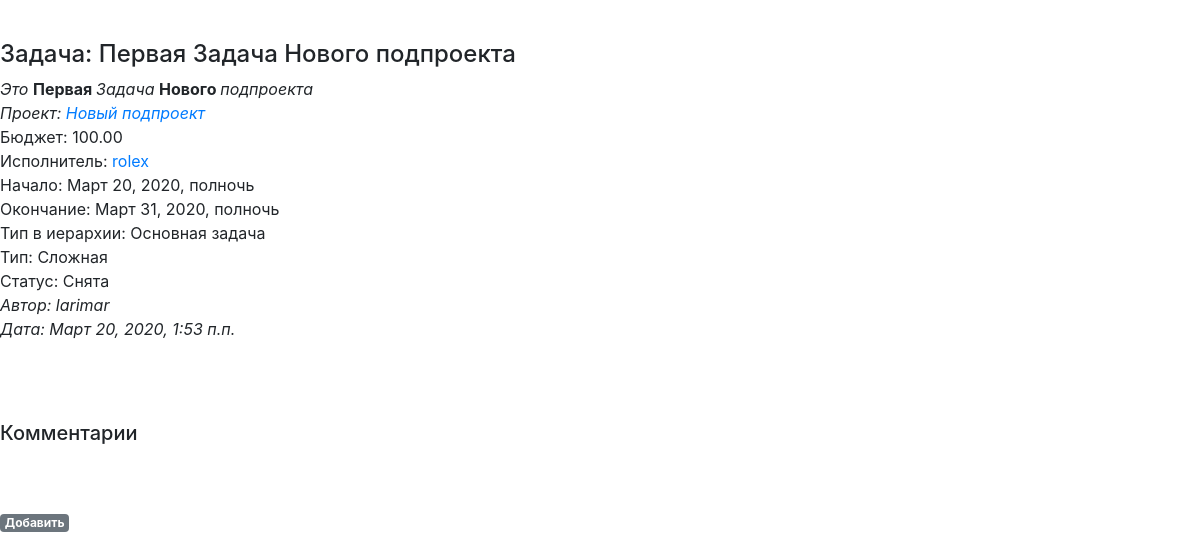
Before: /projects/prj/tasks_list/6 with the older database file.
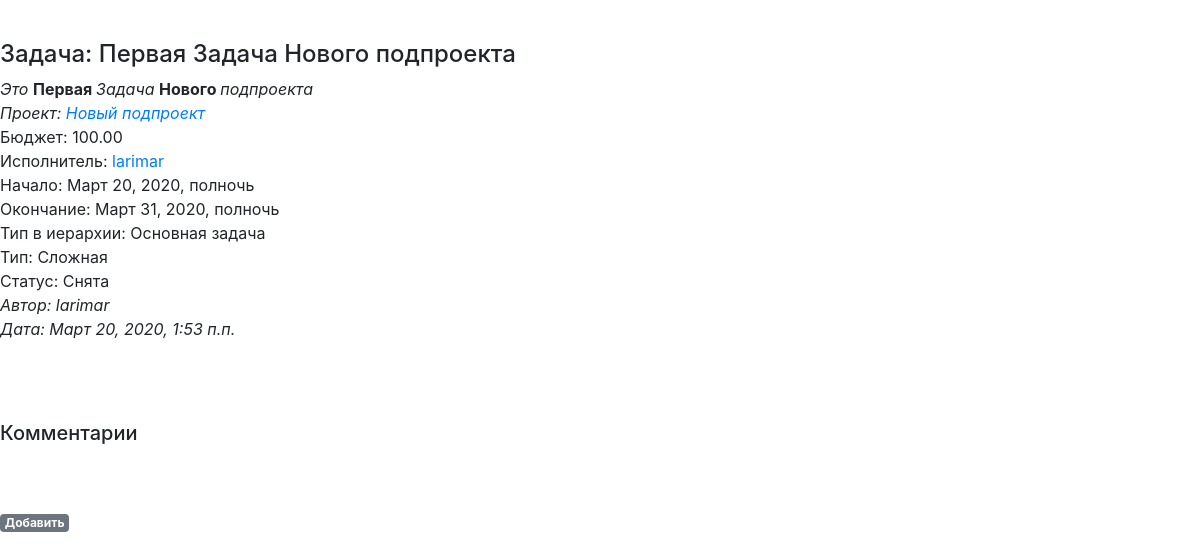
After: the same page with the newer database file.
### projects/models.py (models this page shows, shortened)
class Task(MPTTModel):
    name = models.CharField("Наименование", max_length=128)
    description = RichTextUploadingField("Описание")
    datebegin = models.DateTimeField("Начало")
    dateend = models.DateTimeField("Окончание")
    project = models.ForeignKey('Project', on_delete=models.CASCADE, related_name='resultproject', verbose_name="Проект")
    parent = TreeForeignKey('self', null=True, blank=True, limit_choices_to={'is_active':True}, on_delete=models.CASCADE, related_name='task_children', verbose_name="Задача верхнего уровня")
    assigner = models.ForeignKey('auth.User', on_delete=models.CASCADE, related_name='task_assigner', verbose_name="Исполнитель")
    cost = models.DecimalField("Стоимость", max_digits=12, decimal_places=2)
    structure_type = models.ForeignKey('Dict_TaskStructureType', limit_choices_to={'is_active':True}, on_delete=models.CASCADE, related_name='task_structure_type', verbose_name="Тип задачи в иерархии")
    type = models.ForeignKey('Dict_TaskType', limit_choices_to={'is_active':True}, on_delete=models.CASCADE, related_name='project_type', verbose_name="Тип")
    status = models.ForeignKey('Dict_TaskStatus', limit_choices_to={'is_active':True}, on_delete=models.CASCADE, related_name='project_status', verbose_name="Статус")
    datecreate = models.DateTimeField("Создана", auto_now_add=True)
    dateclose = models.DateTimeField("Дата закрытия", auto_now_add=False, blank=True, null=True)
    author = models.ForeignKey('auth.User', on_delete=models.CASCADE, related_name='resultuser', verbose_name="Автор")
    is_active = models.BooleanField("Активность", default=True)
    class MPTTMeta:
        order_insertion_by = ['name']
    class Meta:
        verbose_name = 'Задача'
        verbose_name_plural = 'Задачи'

class Project(MPTTModel):
    name = models.CharField("Наименование", max_length=64)
    description = RichTextUploadingField("Описание")
    datebegin = models.DateField("Начало")
    dateend = models.DateField("Окончание")
    company = models.ForeignKey('companies.Company', on_delete=models.CASCADE, related_name='resultcompany', verbose_name="Компания")
    parent = TreeForeignKey('self', null=True, blank=True, limit_choices_to={'is_active':True}, on_delete=models.CASCADE, related_name='project_children', verbose_name="Проект верхнего уровня")
    assigner = models.ForeignKey('auth.User', on_delete=models.CASCADE, related_name='project_assigner', verbose_name="Исполнитель")
    cost = models.DecimalField("Стоимость", max_digits=12, decimal_places=2)
    structure_type = models.ForeignKey('Dict_ProjectStructureType', limit_choices_to={'is_active':True}, on_delete=models.CASCADE, related_name='project_structure_type', verbose_name="Тип проекта в иерархии")
    type = models.ForeignKey('Dict_ProjectType', limit_choices_to={'is_active':True}, on_delete=models.CASCADE, related_name='project_type', verbose_name="Тип")
    status = models.ForeignKey('Dict_ProjectStatus', limit_choices_to={'is_active':True}, on_delete=models.CASCADE, related_name='project_status', verbose_name="Статус")
    datecreate = models.DateTimeField("Создан", auto_now_add=True)
    dateclose = models.DateTimeField("Дата закрытия", auto_now_add=False, blank=True, null=True)
    author = models.ForeignKey('auth.User', on_delete=models.CASCADE, related_name='project_author', verbose_name="Автор")
    members = models.ManyToManyField('auth.User', related_name='project_members', verbose_name="Участники")
    is_active = models.BooleanField("Активность", default=True)
    class MPTTMeta:
        order_insertion_by = ['name']
    class Meta:
        verbose_name = 'Проект'
        verbose_name_plural = 'Проекты'

class Dict_TaskStructureType(models.Model):
    name = models.CharField("Наименование", max_length=64)
    sort = models.PositiveSmallIntegerField(default=1, blank=True, null=True)
    name_lang = models.CharField("Перевод", max_length=64, blank=True, null=True)
    is_active = models.BooleanField("Активность", default=True)
    class Meta:
        ordering = ('sort',)
        verbose_name = 'Тип задачи в иерархии'
        verbose_name_plural = 'Типы задач в иерархии'
    def __str__(self):
        return (self.name)

class Dict_TaskType(models.Model):
    name = models.CharField("Наименование", max_length=64)
    sort = models.PositiveSmallIntegerField(default=1, blank=True, null=True)
    name_lang = models.CharField("Перевод", max_length=64, blank=True, null=True)
    is_active = models.BooleanField("Активность", default=True)
    class Meta:
        ordering = ('sort',)
        verbose_name = 'Тип задачи'
        verbose_name_plural = 'Типы задач'
    def __str__(self):
        return (self.name)

class Dict_TaskStatus(models.Model):
    name = models.CharField("Наименование", max_length=64)
    sort = models.PositiveSmallIntegerField(default=1, blank=True, null=True)
    name_lang = models.CharField("Перевод", max_length=64, blank=True, null=True)
    is_close = models.BooleanField("Закрывает задачу", default=False)
    is_active = models.BooleanField("Активность", default=True)
    class Meta:
        ordering = ('sort',)
        verbose_name = 'Статус задачи'
        verbose_name_plural = 'Статусы задач'
    def __str__(self):
        return (self.name)

### projects/views.py (the view)
# urls.py: path('tasks_list/<int:pk>', views.TaskDetail.as_view(), name = 'task_detail'),
class TaskDetail(DetailView):
   model = Task
   template_name = 'task_detail.html'
   def get_context_data(self, **kwargs):
       context = super(TaskDetail, self).get_context_data(**kwargs)
       button_task_create = ''
       button_task_update = ''
       button_taskcomment_create = ''
       button_task_create = 'Добавить'
       button_task_update = 'Изменить'
       button_taskcomment_create = 'Добавить'
       context['button_task_create'] = button_task_create
       context['button_task_update'] = button_task_update
       context['button_taskcomment_create'] = button_taskcomment_create
       return context

### projects/models.py (called while the page is built)
    def __str__(self):
        return (self.name)

    def __str__(self):
        return (self.name)

    def __str__(self):
        return (self.name)

### templates/task_detail.html (shortened to what this page needs)
{% extends 'base.html' %}
{% block task %}
   <div class="task-entry">
      <p><h4>Задача: {{ task.name }}
        </h4></p>
      <p>{% autoescape off %}{{ task.description }}{% endautoescape %}</p>
      <i><p>Проект: <a href="{% url 'my_project:tasks' task.project.pk 0 %}">{{ task.project.name }}</a></p></i>
      <p>Бюджет: {{ task.cost }}</p>
      <p>Исполнитель: <span class="hint hint--bottom hint--info" data-hint="Профиль исполнителя"><a href="{% url 'my_account:userprofile_detail' task.assigner.pk %}">{{ task.assigner }}</a></span></p>
      <p>Начало: {{ task.datebegin }}</p>
      <p>Окончание: {{ task.dateend }}</p>
      <p>Тип в иерархии: {{ task.structure_type }}</p>
      <p>Тип: {{ task.type }}</p>
      <p>Статус: {{ task.status }}</p>
      <em>Автор: {{ task.author }}</em><br />
      <em>Дата: {{ task.datecreate }}</em>
      <p>&nbsp;</p>
   </div>
{% endblock task %}
{% block list %}
   <div class="comment-entry">
        <p>&nbsp;</p>
        <h5>Комментарии</h5>
        <p>&nbsp;</p>
   </div>
   <div class="comment-entry"></div><a href="{% url 'my_project:taskcomment_create' task.pk %}" class="top-menu"><span class="badge badge-secondary">{{ button_taskcomment_create }}</span></a></div>
   <p>&nbsp;</p>
{% endblock list %}

### templates/base.html (shortened to what this page needs)
<!DOCTYPE html>
<html lang="en">
    <head>
        {% load static %}
        <link rel="stylesheet" href="{% static 'css/base.css' %}">
        <link rel="stylesheet" href="{% static 'css/bootstrap.min.css' %}">
        <link rel="stylesheet" href="{% static 'css/hint.css' %}">
        <link rel="stylesheet" href="https://stackpath.bootstrapcdn.com/bootstrap/4.4.1/css/bootstrap.min.css">
        {% block head %}
            {% if user.is_authenticated %}
               <ul>{% load menubuilder %}{% menu main_menu %}
            {% else %}
               <ul>{% load menubuilder %}{% menu logout_menu %}
               </ul>
            {% endif %}
        {% endblock %}
    </head>
    <body>
        <br />
        <section id=content>
            {% block task %}
            {% endblock %}
            {% block list %}
            {% endblock %}
        </section>
    </body>
</html>

### static/css/base.css (style rules this page uses)
body { font-family: 'Source Sans Pro', sans-serif; font-size: 18px; }
.task-entry { margin-bottom: 2rem; }
.task-entry p { margin: 0; font-weight: 400; }
.comment-entry { margin-bottom: 2rem; }
.comment-entry p { margin: 0; font-weight: 400; }
* { box-sizing: border-box; }

### static/css/hint.css (style rules this page uses)
[class*="hint--"] { position: relative; display: inline-block; }
[class*="hint--"]:before, [class*="hint--"]:after { position: absolute; -webkit-transform: translate3d(0, 0, 0); -moz-transform: translate3d(0, 0, 0); transform: translate3d(0, 0, 0); visibility: hidden; opacity: 0; z-index: 1000000; pointer-events: none; -webkit-transition: 0.3s ease; -moz-transition: 0.3s ease; transition: 0.3s ease; -webkit-transition-delay: 0ms; -moz-transition-delay: 0ms; transition-delay: 0ms; }
[class*="hint--"]:before { content: ''; position: absolute; background: transparent; border: 6px solid transparent; z-index: 1000001; }
[class*="hint--"]:after { background: #383838; color: white; padding: 8px 10px; font-size: 12px; font-family: "Helvetica Neue", Helvetica, Arial, sans-serif; line-height: 12px; white-space: nowrap; }
[class*="hint--"][data-hint]:after { content: attr(data-hint); }
.hint--bottom:before { border-bottom-color: #383838; }
.hint--bottom:before { margin-top: -11px; }
.hint--bottom:before, .hint--bottom:after { top: 100%; left: 50%; }
.hint--bottom:before { left: calc(50% - 6px); }
.hint--bottom:after { -webkit-transform: translateX(-50%); -moz-transform: translateX(-50%); transform: translateX(-50%); }
[class*="hint--"]:after { text-shadow: 0 -1px 0px black; box-shadow: 4px 4px 8px rgba(0, 0, 0, 0.3); }
.hint--info:after { background-color: #3986ac; text-shadow: 0 -1px 0px #1a3c4d; }
.hint--info.hint--bottom:before { border-bottom-color: #3986ac; }

Changed rows visible on the page:
changed Task "Первая Задача Нового подпроекта": assigner "rolex" → "larimar"
